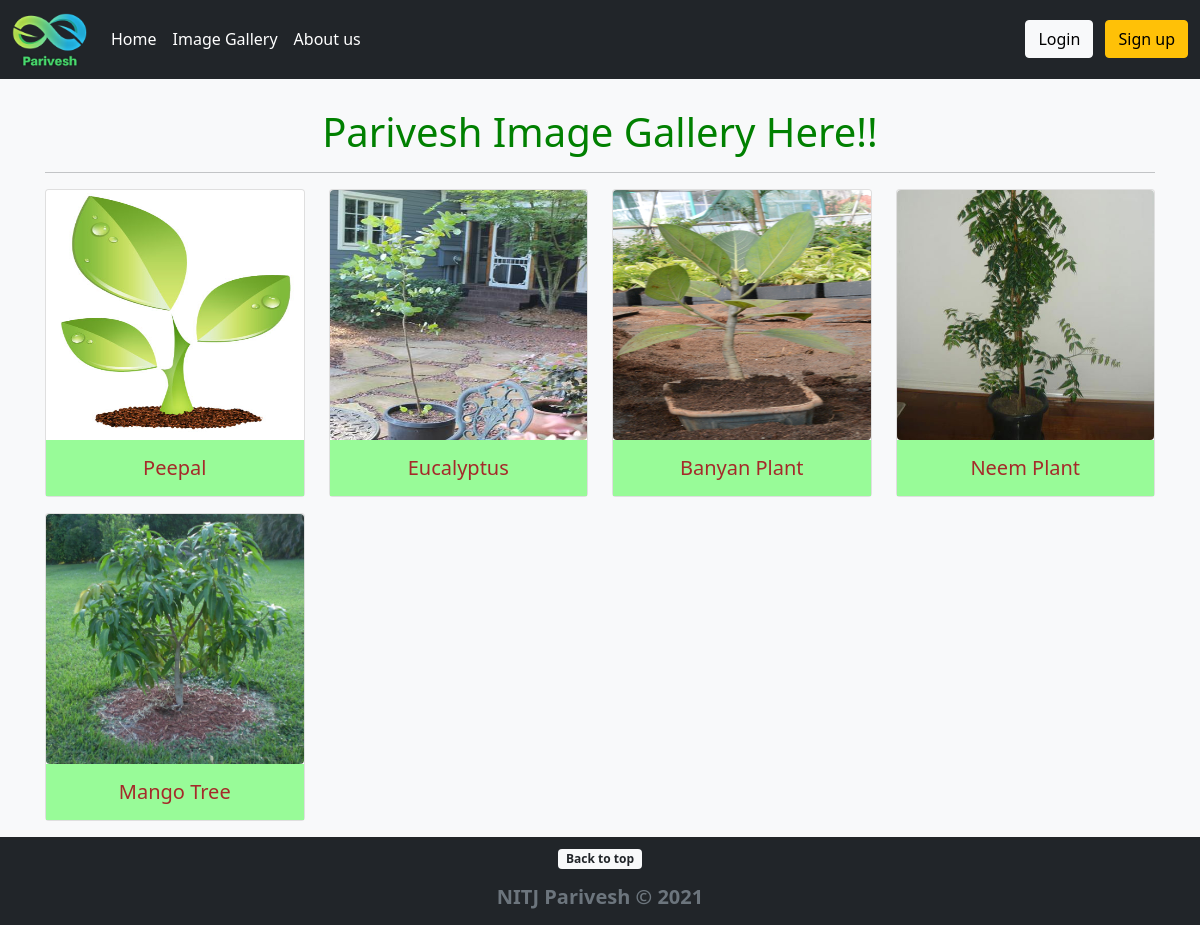
/image-gallery, run on the app's committed database.
### PariveshApp/models.py (models this page shows, shortened)
class Plantation(models.Model):
    plant_name = models.CharField(max_length=255)
    plant_loc = models.URLField()
    plant_pic = models.ImageField(default='default_plant_pic.jpg', upload_to='plant_pics')
    date_time = models.DateTimeField(default=timezone.now)
    planter  = models.ForeignKey(User, on_delete=CASCADE)
    remarks = models.TextField()

### PariveshApp/views.py (the view)
# urls.py: path('image-gallery', ImageGalleryView.as_view(), name="gallery"),
class ImageGalleryView(ListView):
    model = Plantation
    template_name = 'image_gallery.html'
    ordering = ['-date_time']

### PariveshApp/templates/image_gallery.html (shortened to what this page needs)
{% extends 'base.html' %}
{% block content %}
    <div class="container">
        <h1 class="mt-5 text-center" style="color: green">Parivesh Image Gallery Here!!</h1>
        <hr/>
              <div class="row" >
                {% for plant in object_list %}
                <div class="col-md-3">
                  <div class="card mb-3 box-shadow">
                    <img src="{{ plant.plant_pic.url }}" width=250 height=250 class="rounded card-img-top" alt="...">
                    <div class="card-body text-center" style="background-color: palegreen;">
                      <h5 class="card-text" style="color: brown;">{{ plant.plant_name }}</h5>
                    </div>
                  </div>
                </div>
                {% endfor %}
              </div>
    </div>
{% endblock %}

### PariveshApp/static/css/sticky-footer-navbar.css (style rules this page uses)
main > .container { padding: 60px 15px 0; }

### data on the page
Plantation: plant_pic (placeholder picture), plant_name "Peepal"
Plantation: plant_pic (picture), plant_name "Eucalyptus"
Plantation: plant_pic (picture), plant_name "Banyan Plant"
Plantation: plant_pic (picture), plant_name "Neem Plant"
Plantation: plant_pic (picture), plant_name "Mango Tree"
